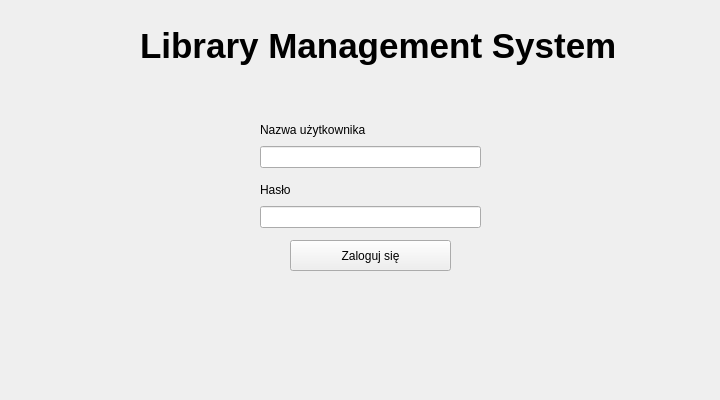
<?xml version="1.0" encoding="UTF-8"?>
<ui version="4.0">
 <class>LoginScreen</class>
 <widget class="QWidget" name="LoginScreen">
  <property name="geometry">
   <rect>
    <x>0</x>
    <y>0</y>
    <width>720</width>
    <height>400</height>
   </rect>
  </property>
  <property name="windowTitle">
   <string>Form</string>
  </property>
  <widget class="QPushButton" name="submitButton">
   <property name="geometry">
    <rect>
     <x>290</x>
     <y>240</y>
     <width>161</width>
     <height>31</height>
    </rect>
   </property>
   <property name="text">
    <string>Zaloguj się</string>
   </property>
  </widget>
  <widget class="QWidget" name="verticalLayoutWidget">
   <property name="geometry">
    <rect>
     <x>260</x>
     <y>120</y>
     <width>221</width>
     <height>51</height>
    </rect>
   </property>
   <layout class="QVBoxLayout" name="verticalLayout">
    <item>
     <widget class="QLabel" name="label">
      <property name="sizePolicy">
       <sizepolicy hsizetype="Preferred" vsizetype="Fixed">
        <horstretch>0</horstretch>
        <verstretch>0</verstretch>
       </sizepolicy>
      </property>
      <property name="text">
       <string>Nazwa użytkownika</string>
      </property>
     </widget>
    </item>
    <item>
     <widget class="QLineEdit" name="usernameLineEdit"/>
    </item>
   </layout>
  </widget>
  <widget class="QWidget" name="verticalLayoutWidget_2">
   <property name="geometry">
    <rect>
     <x>260</x>
     <y>180</y>
     <width>221</width>
     <height>51</height>
    </rect>
   </property>
   <layout class="QVBoxLayout" name="verticalLayout_2">
    <item>
     <widget class="QLabel" name="label_2">
      <property name="sizePolicy">
       <sizepolicy hsizetype="Preferred" vsizetype="Fixed">
        <horstretch>0</horstretch>
        <verstretch>0</verstretch>
       </sizepolicy>
      </property>
      <property name="text">
       <string>Hasło</string>
      </property>
     </widget>
    </item>
    <item>
     <widget class="QLineEdit" name="passwordLineEdit"/>
    </item>
   </layout>
  </widget>
  <widget class="QLabel" name="label_3">
   <property name="geometry">
    <rect>
     <x>140</x>
     <y>20</y>
     <width>481</width>
     <height>51</height>
    </rect>
   </property>
   <property name="font">
    <font>
     <pointsize>26</pointsize>
     <bold>true</bold>
    </font>
   </property>
   <property name="text">
    <string>Library Management System</string>
   </property>
  </widget>
 </widget>
 <resources/>
 <connections/>
</ui>
